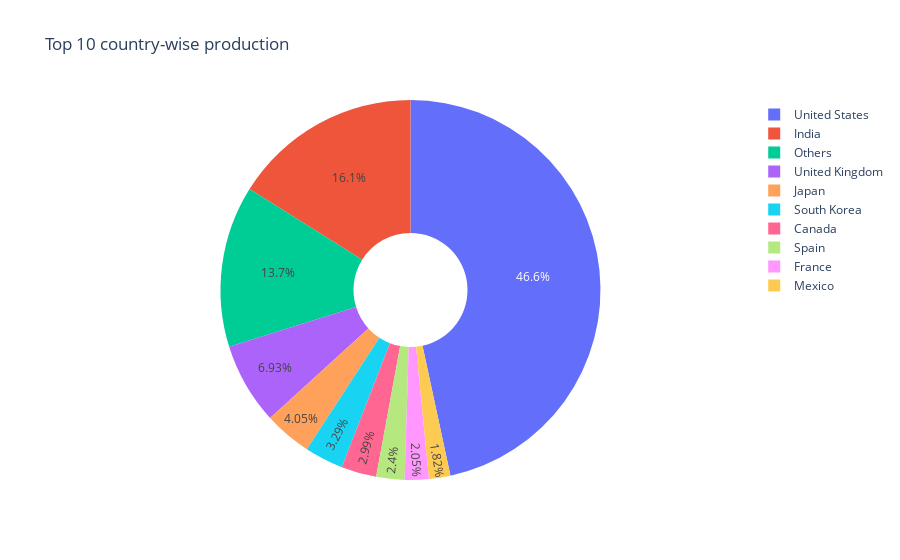

Here is the notebook cell this chart was saved with:
### Code cell
# Pie chart of country-wise shows production(in percent)
pc1=df1['country'].value_counts()[:10]
# go.figure creates new figure that will hold visualization
# go.pie is used to create pie chart that take values and labels parameters
fig1=go.Figure(data=[go.Pie(labels= list(pc1.index),values= list(pc1.values),hole=0.3)])
# update_layout is used to set title
fig1.update_layout(title_text="Top 10 country-wise production ")
fig1.show()

### Figure 1 — Plotly figure (JSON) as saved in the notebook; plotly's stock layout.template omitted (floating-point values rounded to 4 significant figures)
{"data": [{"hole": 0.3, "labels": ["United States", "India", "Others", "United Kingdom", "Japan", "South Korea", "Canada", "Spain", "France", "Mexico"], "type": "pie", "values": [2818, 972, 831, 419, 245, 199, 181, 145, 124, 110]}], "layout": {"title": {"text": "Top 10 country-wise production "}}}
